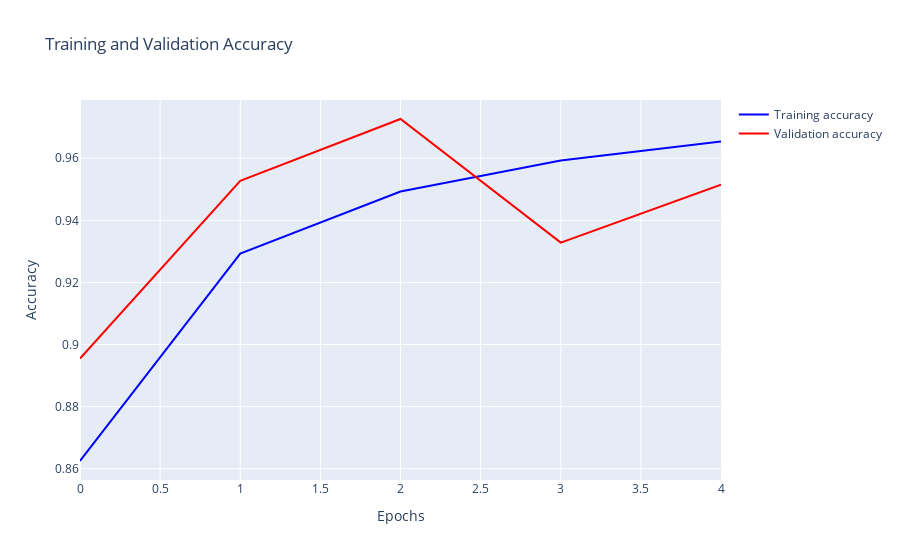
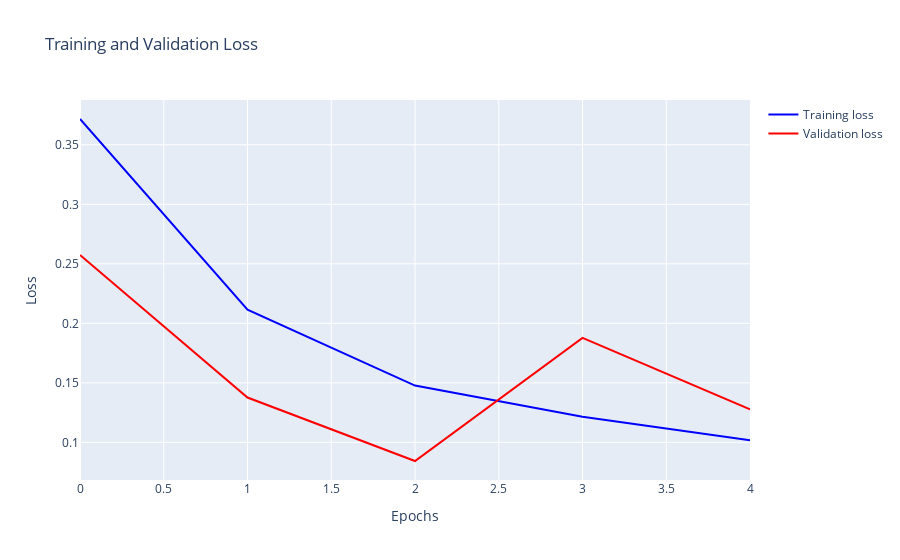

Source (notebook cell) for these figures, in order:
### Code cell
import plotly.graph_objects as go

# Extract data from history
accuracy = history.history['accuracy']
val_accuracy = history.history['val_accuracy']
loss = history.history['loss']
val_loss = history.history['val_loss']
epochs = list(range(len(accuracy)))

# Create a figure for Training and Validation accuracy
fig_accuracy = go.Figure()

# Add Training accuracy trace
fig_accuracy.add_trace(go.Scatter(x=epochs, y=accuracy, mode='lines', name='Training accuracy', line=dict(color='blue')))

# Add Validation accuracy trace
fig_accuracy.add_trace(go.Scatter(x=epochs, y=val_accuracy, mode='lines', name='Validation accuracy', line=dict(color='red')))

# Set title and labels
fig_accuracy.update_layout(
    title='Training and Validation Accuracy',
    xaxis_title='Epochs',
    yaxis_title='Accuracy'
)

# Create a figure for Training and Validation loss
fig_loss = go.Figure()

# Add Training loss trace
fig_loss.add_trace(go.Scatter(x=epochs, y=loss, mode='lines', name='Training loss', line=dict(color='blue')))

# Add Validation loss trace
fig_loss.add_trace(go.Scatter(x=epochs, y=val_loss, mode='lines', name='Validation loss', line=dict(color='red')))

# Set title and labels
fig_loss.update_layout(
    title='Training and Validation Loss',
    xaxis_title='Epochs',
    yaxis_title='Loss'
)

fig_accuracy.show()
fig_loss.show()

### Figure 1 — Plotly figure (JSON) as saved in the notebook; plotly's stock layout.template omitted (floating-point values rounded to 4 significant figures)
{"data": [{"line": {"color": "blue"}, "mode": "lines", "name": "Training accuracy", "type": "scatter", "x": [0, 1, 2, 3, 4], "y": [0.8625, 0.9293, 0.9493, 0.9593, 0.9654]}, {"line": {"color": "red"}, "mode": "lines", "name": "Validation accuracy", "type": "scatter", "x": [0, 1, 2, 3, 4], "y": [0.8955, 0.9527, 0.9726, 0.9328, 0.9515]}], "layout": {"title": {"text": "Training and Validation Accuracy"}, "xaxis": {"title": {"text": "Epochs"}}, "yaxis": {"title": {"text": "Accuracy"}}}}

### Figure 2 — Plotly figure (JSON) as saved in the notebook; plotly's stock layout.template omitted (floating-point values rounded to 4 significant figures)
{"data": [{"line": {"color": "blue"}, "mode": "lines", "name": "Training loss", "type": "scatter", "x": [0, 1, 2, 3, 4], "y": [0.3717, 0.2115, 0.1477, 0.1216, 0.1017]}, {"line": {"color": "red"}, "mode": "lines", "name": "Validation loss", "type": "scatter", "x": [0, 1, 2, 3, 4], "y": [0.2575, 0.1377, 0.08431, 0.1877, 0.1276]}], "layout": {"title": {"text": "Training and Validation Loss"}, "xaxis": {"title": {"text": "Epochs"}}, "yaxis": {"title": {"text": "Loss"}}}}
